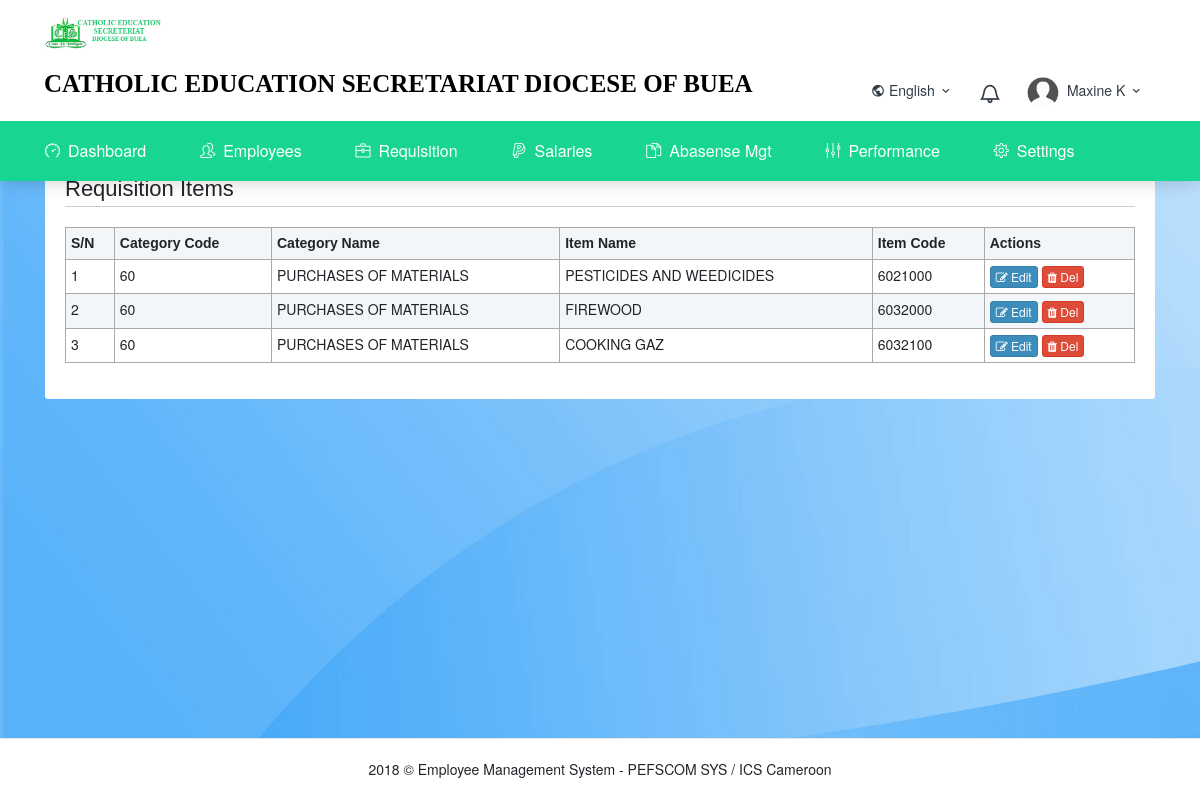
/admin/manage_req_items.php, run on the app's committed database.
### tables this page shows
CREATE TABLE `req_items` (
  `id` int(100) NOT NULL,
  `category_code` varchar(100) NOT NULL,
  `item_name` varchar(200) NOT NULL,
  `item_code` varchar(100) NOT NULL
);

CREATE TABLE `req_categories` (
  `id` int(20) NOT NULL,
  `category_name` varchar(50) NOT NULL,
  `category_code` varchar(50) NOT NULL
);

### admin/manage_req_items.php (the view, shortened to what this page needs)
<?php
$db = new dbc();
$dbc = $db->get_instance();
function getCategory($id)
{
    global $dbc;
    $query = "SELECT `category_name` FROM `req_categories`
            WHERE `category_code` = '$id' ";
    $result = mysqli_query($dbc, $query);
    list($name) = mysqli_fetch_array($result);
    return $name;
}
include_once 'includes/head.php';
 ?>
 <?php
include_once 'includes/top_bar.php';
include_once 'includes/navigation.php';
  ?>
  <br>
  <div class="wrapper">
      <div class="container-fluid">
          <div class="row">
              <div class="col-md-12">
                  <div class="card-box">
                      <h2 class="page-header">
                          Requisition Items
                      </h2>
                      <div class="row">
                          <div class="col-md-12">
                              <div class="table responsive">
                                  <table class="table table-hover table-bordered table-striped">
                                      <tr>
                                          <th>S/N</th>
                                          <th>Category Code</th>
                                          <th>Category Name</th>
                                          <th>Item Name </th>
                                          <th>Item  Code</th>
                                          <th>Actions</th>
                                      </tr>
                                      <?php
                                      $count = 1;
                                      $query = "SELECT * FROM `req_items`  ";
                                      $result = mysqli_query($dbc, $query)
                                        or die("Error");
                                        if(mysqli_num_rows($result) == 0)
                                        {
                                            ?>
                                        <tr>
                                            <td colspan="7" class="text-center">
                                                <strong class="text-primary">No Items yet</strong>
                                            </td>
                                        </tr>
                                            <?php
                                        }
                                        else
                                        {
                                            while($row = mysqli_fetch_array($result))
                                            {
                                                ?>
                                            <tr>
                                                <td><?php echo $count++; ?></td>
                                                <td><?php echo $row['category_code']; ?></td>
                                                <td><?php echo getCategory($row['category_code']); ?></td>
                                                <td><?php echo $row['item_name']; ?></td>
                                                <td><?php echo $row['item_code']; ?></td>
                                                <td>
                                                    <a href="edit_req_item.php?id=<?php echo $row['id']; ?>" class="btn btn-xs btn-primary"
                                                        title="Edit">
                                                        <i class="fa fa-edit"></i>
                                                        Edit
                                                    </a>
                                                    <a href="#" class="btn btn-xs btn-danger delete"
                                                        data-id1="<?php echo $row['id']; ?>">
                                                        <i class="fa fa-trash"></i>
                                                        Del
                                                    </a>
                                                </td>
                                            </tr>
                                                <?php
                                            }
                                        }
                                       ?>
                                  </table>
                              </div>
                          </div>
                      </div>
                  </div>
              </div>
          </div>
      </div>
  </div>
  <?php
include_once 'includes/footer.php';
   ?>
 <?php
include_once 'includes/end.php';
  ?>

### assets/css/app.css (style rules this page uses)
body { background: url('../images/bg.jpg'); }
th { font-weight: bold !important; }

### data on the page
req_items: category_code "60", category_code.category_name "PURCHASES OF MATERIALS", item_name "PESTICIDES AND WEEDICIDES", item_code "6021000"
req_items: category_code "60", category_code.category_name "PURCHASES OF MATERIALS", item_name "FIREWOOD", item_code "6032000"
req_items: category_code "60", category_code.category_name "PURCHASES OF MATERIALS", item_name "COOKING GAZ", item_code "6032100"

### other printed values
Company::company_name "CATHOLIC EDUCATION SECRETARIAT DIOCESE OF BUEA"
